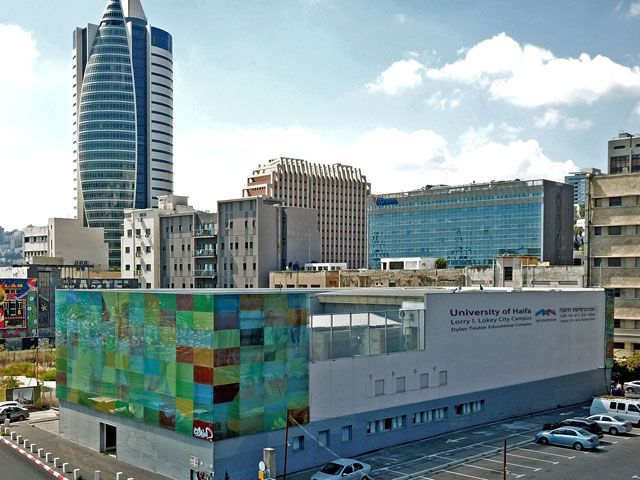
#> input picture Q3/Dylan.jpg, 640 x 480 px
$ python warping.py
#> lines starting #> are read from the running program, lines starting #| are printed output that depends on the picture
import cv2 as cv
import numpy as np
from matplotlib import pyplot as plt

img = cv.imread("Q3/Dylan.jpg")
#> img is the input picture: shape (480, 640, 3); mean B, G, R 151.3, 148.8, 131.5
frame = cv.imread("Q3/frames.jpg")
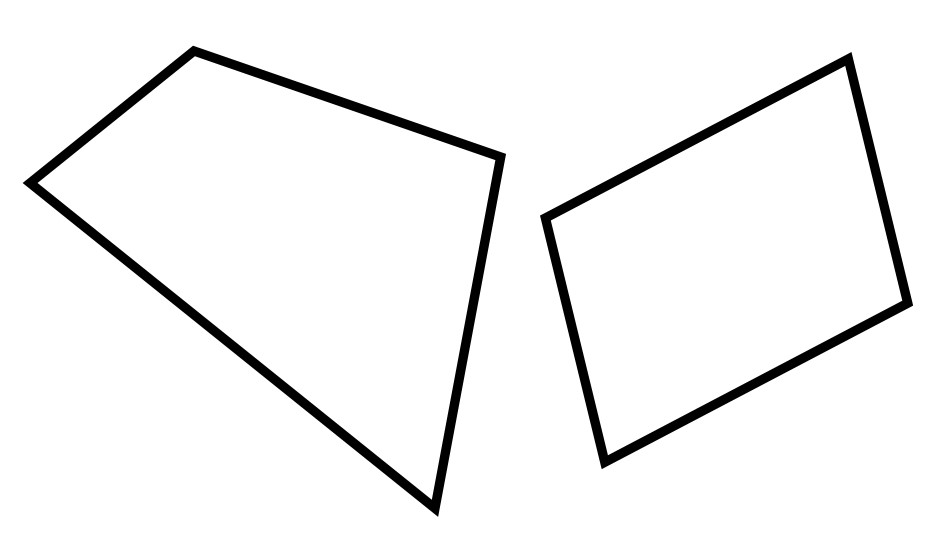
#> input picture Q3/frames.jpg, 940 x 544 px
#> frame is the input picture: shape (544, 940, 3); min 0, max 255, mean 242.9


def computeAffineTransform(img, frame, srcPoints_Affine, dstPoints_Affine):
    """ cv.estimateAffine2D computes an optimal affine transformation between two 2D point sets """
    trans = cv.estimateAffine2D(srcPoints_Affine, dstPoints_Affine)[0]
    """ cv.warpAffine applies an affine transformation to an image """
    aff = cv.warpAffine(img, trans, (frame.shape[1], frame.shape[0]))
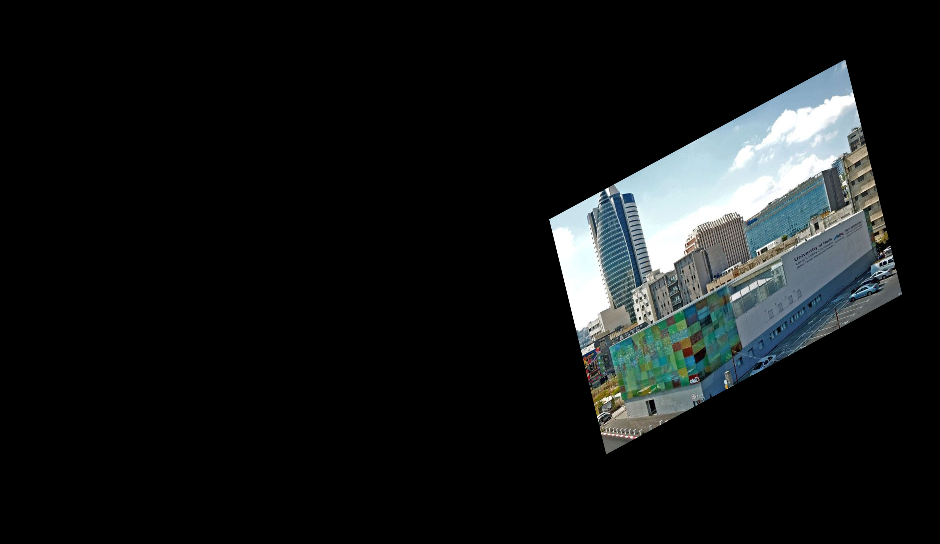
#> aff: shape (544, 940, 3); mean B, G, R 23.3, 22.9, 20.2
    return aff


def computeHomographyTransform(img, frame, srcPoints_Homog, dstPoints_Homog):
    """cv.getPerspectiveTransform calculates a perspective transform from four pairs of the corresponding points. """
    trans = cv.getPerspectiveTransform(srcPoints_Homog, dstPoints_Homog)
    """ cv.warpPerspective applies a perspective transformation to an image. """
    Homog = cv.warpPerspective(img, trans, (frame.shape[1], frame.shape[0]))
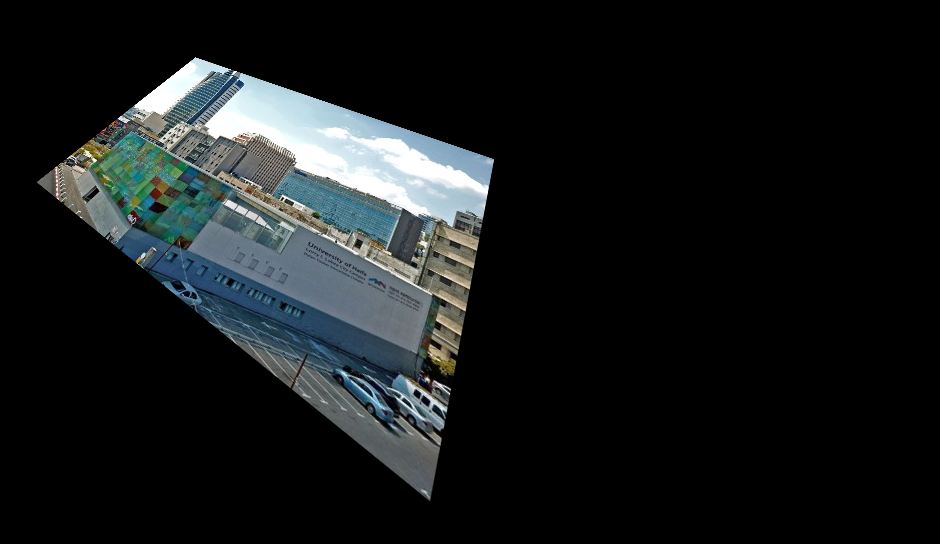
#> Homog: shape (544, 940, 3); mean B, G, R 26.8, 26, 22.8
    return Homog


def main():
    img = cv.imread("Q3/Dylan.jpg")
    frame = cv.imread("Q3/frames.jpg")

    srcPoints_Affine = np.array([
        [0, 0],
        [640, 0],
        [640, 480]
    ])
    dstPoints_Affine = np.array([
        [549, 219],
        [845, 59],
        [902, 294]
    ])
    srcPoints_Homog = np.array([
        [0, 0],
        [640, 0],
        [640, 480],
        [0, 480]
    ]).astype(np.float32)
    dstPoints_Homog = np.array([
        [195, 57],
        [494, 159],
        [430, 502],
        [36, 182]
    ]).astype(np.float32)
    affine_warped_img = computeAffineTransform(img, frame, srcPoints_Affine, dstPoints_Affine)
    Homog_warped_img = computeHomographyTransform(img, frame, srcPoints_Homog, dstPoints_Homog)
    cv.imshow("im1", affine_warped_img + Homog_warped_img)
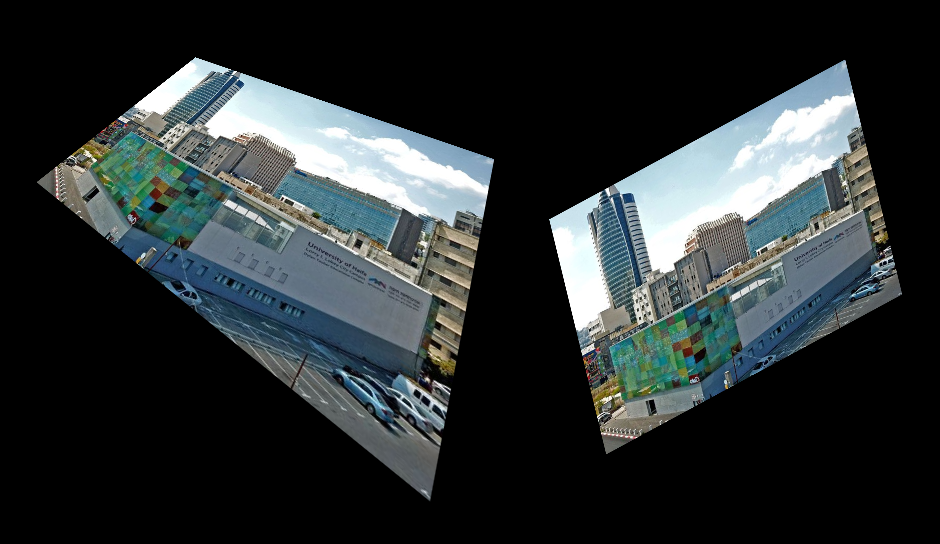
#> window 'im1': shape (544, 940, 3); mean B, G, R 50.1, 49, 43
    cv.waitKey(0)
    cv.destroyAllWindows()


if __name__ == '__main__':
    main()
